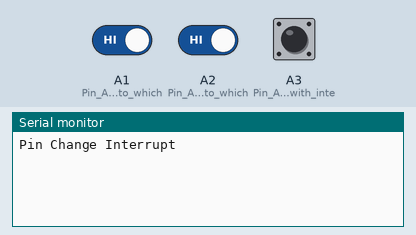
Recording of a sketch running on a simulated Arduino Uno, built with avr-gcc and run on an emulated ATmega328P. Shown: the last lines printed to the serial monitor. The inputs (shaded band) are chosen by the test bench; at power-on: A1 (Pin_A1_is_input_to_which) HIGH, A3 (Pin_A2_is_input_with_inte) HIGH, A2 (Pin_A2_is_input_to_which) HIGH.

Above: at 1.2 s.
1.3 s: A1 (Pin_A1_is_input_to_which) driven LOW
At 2.5 s:
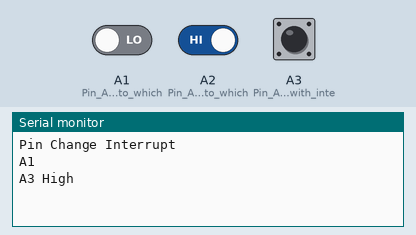
2.8 s: A3 (Pin_A2_is_input_with_inte) pulled LOW for 0.15 s
At 2.93 s:
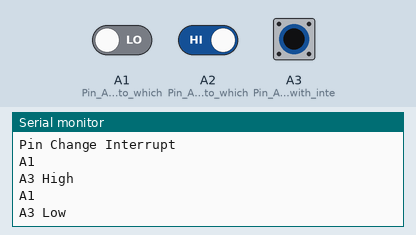
4.4 s: A2 (Pin_A2_is_input_to_which) driven LOW
At 4.9 s:
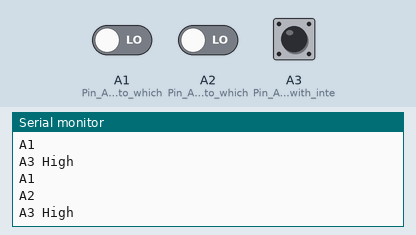

Measured:
- after the input at 1.3 s, the serial monitor: prints a new line at once (image 1)
- after the input at 2.8 s, the serial monitor: prints a new line at once (image 2)
- after the input at 4.4 s, the serial monitor: prints a new line at once (image 3)

The sketch:

PinChangeInterrupts.ino
```cpp
/*
Code Example showing the use a A0, A1 and A2 pins as interrupt driven inputs. From
http://www.geertlangereis.nl/Electronics/Pin_Change_Interrupts/PinChange_en.html

Normal Aruino code is restricted to 2 interrupts. This demostrates using AVR pin
change interrupts. The ide is to put all the interrupt inputs on one port, enable
the pin change interrupt and that checks which needs service and then calls
the code to handle the specific pin.

*/

void setup()
{
  Serial.begin(115200);
  Serial.println("Pin Change Interrupt");
  InitialiseIO();
  InitialiseInterrupt();
}


void loop() {
  /* Nothing to do: the program jumps automatically to Interrupt Service Routine "blink"
   in case of a hardware interrupt  */
}


void InitialiseIO(){
  //pinMode(A0, INPUT_PULLUP);   // Pin A0 is input with internal pull-up resistor
  pinMode(A1, INPUT);	   // Pin A1 is input to which a switch is connected
  pinMode(A2, INPUT);	   // Pin A2 is input to which a switch is connected
  pinMode(A3, INPUT_PULLUP);   // Pin A2 is input with internal pull-up resistor
}


void InitialiseInterrupt(){
  cli();		// switch interrupts off while messing with their settings
  PCICR =0x02;          // Enable PCINT1 interrupt
  PCMSK1 = 0b00001110;  // Mask lower 3 bits
  sei();		// turn interrupts back on
}


ISR(PCINT1_vect) {
  // Interrupt service routine. Every single PCINT8..14 (=ADC0..5) change
  // will generate an interrupt: but this will always be the same interrupt routine
  if (digitalRead(A1)==0)  Serial.println("A1");
  if (digitalRead(A2)==0)  Serial.println("A2");
  if (digitalRead(A3)==0)  Serial.println("A3 Low");
  if (digitalRead(A3)==1)  Serial.println("A3 High");
}
```
